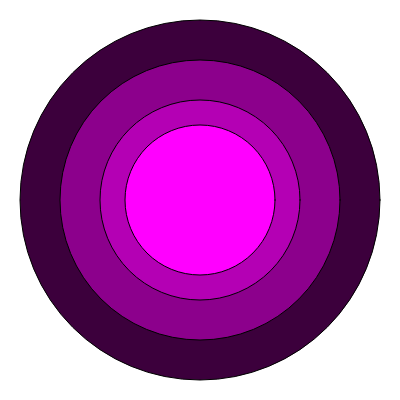
Frame 1 (no input)
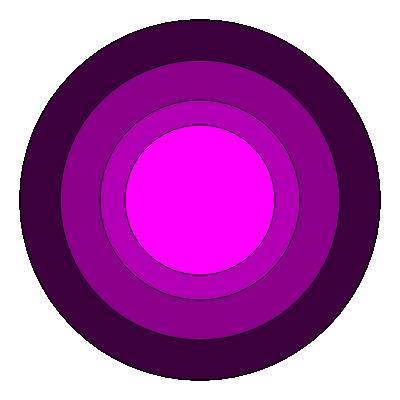
Frame 60 (no input)
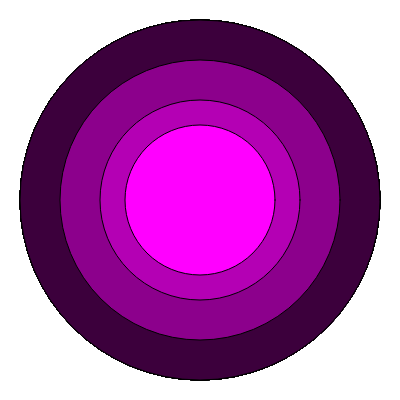
Frame 120 (the mouse pressed at the canvas centre since frame 60)

The p5.js sketch that drew these frames (run headless with seeded random() and noise() and a simulated clock; from frame 60 on, the mouse is pressed at the canvas centre):

// p5.js sketch
// ── sketch.js
let diameters = [360, 280, 200, 150]
let colourVals = [60, 140, 180, 255]
let newColour



function setup() {
    createCanvas(400, 400)
}

function draw() {
    for (i = 0; i < 4; i++) {
        fill(colourVals[i], 0, colourVals[i])
        circle(200, 200, diameters[i])

    }

}

function mouseClicked() {
    colourVals.unshift(colourVals[3])
    colourVals.pop()
    console.log(colourVals)

}
